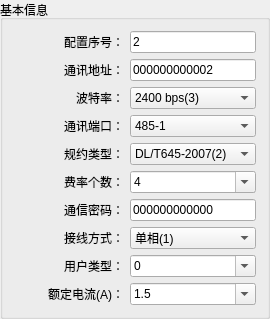
           <widget class="QGroupBox" name="groupBox_Basic_object">
            <property name="maximumSize">
             <size>
              <width>300</width>
              <height>16777215</height>
             </size>
            </property>
            <property name="title">
             <string>基本信息</string>
            </property>
            <layout class="QVBoxLayout" name="verticalLayout_25">
             <item>
              <layout class="QHBoxLayout" name="horizontalLayout_155">
               <item>
                <widget class="QLabel" name="label_cfg_no">
                 <property name="sizePolicy">
                  <sizepolicy hsizetype="Fixed" vsizetype="Preferred">
                   <horstretch>0</horstretch>
                   <verstretch>0</verstretch>
                  </sizepolicy>
                 </property>
                 <property name="minimumSize">
                  <size>
                   <width>110</width>
                   <height>0</height>
                  </size>
                 </property>
                 <property name="maximumSize">
                  <size>
                   <width>110</width>
                   <height>16777215</height>
                  </size>
                 </property>
                 <property name="text">
                  <string>配置序号：</string>
                 </property>
                 <property name="alignment">
                  <set>Qt::AlignRight|Qt::AlignTrailing|Qt::AlignVCenter</set>
                 </property>
                </widget>
               </item>
               <item>
                <widget class="QLineEdit" name="lineEdit_cfg_no">
                 <property name="sizePolicy">
                  <sizepolicy hsizetype="Minimum" vsizetype="Fixed">
                   <horstretch>0</horstretch>
                   <verstretch>0</verstretch>
                  </sizepolicy>
                 </property>
                 <property name="minimumSize">
                  <size>
                   <width>100</width>
                   <height>0</height>
                  </size>
                 </property>
                 <property name="maximumSize">
                  <size>
                   <width>16777215</width>
                   <height>16777215</height>
                  </size>
                 </property>
                 <property name="sizeIncrement">
                  <size>
                   <width>150</width>
                   <height>0</height>
                  </size>
                 </property>
                 <property name="baseSize">
                  <size>
                   <width>150</width>
                   <height>0</height>
                  </size>
                 </property>
                 <property name="text">
                  <string>2</string>
                 </property>
                 <property name="maxLength">
                  <number>4</number>
                 </property>
                </widget>
               </item>
              </layout>
             </item>
             <item>
              <layout class="QHBoxLayout" name="horizontalLayout_3">
               <item>
                <widget class="QLabel" name="label_maddr">
                 <property name="sizePolicy">
                  <sizepolicy hsizetype="Fixed" vsizetype="Preferred">
                   <horstretch>0</horstretch>
                   <verstretch>0</verstretch>
                  </sizepolicy>
                 </property>
                 <property name="minimumSize">
                  <size>
                   <width>110</width>
                   <height>0</height>
                  </size>
                 </property>
                 <property name="maximumSize">
                  <size>
                   <width>110</width>
                   <height>16777215</height>
                  </size>
                 </property>
                 <property name="text">
                  <string>通讯地址：</string>
                 </property>
                 <property name="alignment">
                  <set>Qt::AlignRight|Qt::AlignTrailing|Qt::AlignVCenter</set>
                 </property>
                </widget>
               </item>
               <item>
                <widget class="QLineEdit" name="lineEdit_maddr">
                 <property name="sizePolicy">
                  <sizepolicy hsizetype="Minimum" vsizetype="Fixed">
                   <horstretch>0</horstretch>
                   <verstretch>0</verstretch>
                  </sizepolicy>
                 </property>
                 <property name="minimumSize">
                  <size>
                   <width>100</width>
                   <height>0</height>
                  </size>
                 </property>
                 <property name="maximumSize">
                  <size>
                   <width>16777215</width>
                   <height>16777215</height>
                  </size>
                 </property>
                 <property name="sizeIncrement">
                  <size>
                   <width>150</width>
                   <height>0</height>
                  </size>
                 </property>
                 <property name="baseSize">
                  <size>
                   <width>150</width>
                   <height>0</height>
                  </size>
                 </property>
                 <property name="text">
                  <string>000000000002</string>
                 </property>
                 <property name="maxLength">
                  <number>12</number>
                 </property>
                </widget>
               </item>
              </layout>
             </item>
             <item>
              <layout class="QHBoxLayout" name="horizontalLayout_67">
               <item>
                <widget class="QLabel" name="label_baudrate">
                 <property name="sizePolicy">
                  <sizepolicy hsizetype="Fixed" vsizetype="Preferred">
                   <horstretch>0</horstretch>
                   <verstretch>0</verstretch>
                  </sizepolicy>
                 </property>
                 <property name="minimumSize">
                  <size>
                   <width>110</width>
                   <height>0</height>
                  </size>
                 </property>
                 <property name="maximumSize">
                  <size>
                   <width>110</width>
                   <height>16777215</height>
                  </size>
                 </property>
                 <property name="text">
                  <string>波特率：</string>
                 </property>
                 <property name="alignment">
                  <set>Qt::AlignRight|Qt::AlignTrailing|Qt::AlignVCenter</set>
                 </property>
                </widget>
               </item>
               <item>
                <widget class="QComboBox" name="comboBox_baudrate">
                 <property name="currentIndex">
                  <number>3</number>
                 </property>
                 <item>
                  <property name="text">
                   <string>300 bps(0)</string>
                  </property>
                 </item>
                 <item>
                  <property name="text">
                   <string>600 bps(1)</string>
                  </property>
                 </item>
                 <item>
                  <property name="text">
                   <string>1200 bps(2)</string>
                  </property>
                 </item>
                 <item>
                  <property name="text">
                   <string>2400 bps(3)</string>
                  </property>
                 </item>
                 <item>
                  <property name="text">
                   <string>4800 bps(4)</string>
                  </property>
                 </item>
                 <item>
                  <property name="text">
                   <string>7200 bps(5)</string>
                  </property>
                 </item>
                 <item>
                  <property name="text">
                   <string>9600 bps(6)</string>
                  </property>
                 </item>
                 <item>
                  <property name="text">
                   <string>19200 bps(7)</string>
                  </property>
                 </item>
                 <item>
                  <property name="text">
                   <string>38400 bps(8)</string>
                  </property>
                 </item>
                 <item>
                  <property name="text">
                   <string>57600 bps(9)</string>
                  </property>
                 </item>
                 <item>
                  <property name="text">
                   <string>115200 bps(10)</string>
                  </property>
                 </item>
                 <item>
                  <property name="text">
                   <string>自适应 (255)</string>
                  </property>
                 </item>
                </widget>
               </item>
              </layout>
             </item>
             <item>
              <layout class="QHBoxLayout" name="horizontalLayout_69">
               <item>
                <widget class="QLabel" name="label_port">
                 <property name="sizePolicy">
                  <sizepolicy hsizetype="Fixed" vsizetype="Preferred">
                   <horstretch>0</horstretch>
                   <verstretch>0</verstretch>
                  </sizepolicy>
                 </property>
                 <property name="minimumSize">
                  <size>
                   <width>110</width>
                   <height>0</height>
                  </size>
                 </property>
                 <property name="maximumSize">
                  <size>
                   <width>110</width>
                   <height>16777215</height>
                  </size>
                 </property>
                 <property name="text">
                  <string>通讯端口：</string>
                 </property>
                 <property name="alignment">
                  <set>Qt::AlignRight|Qt::AlignTrailing|Qt::AlignVCenter</set>
                 </property>
                </widget>
               </item>
               <item>
                <widget class="QComboBox" name="comboBox_port">
                 <property name="currentIndex">
                  <number>0</number>
                 </property>
                 <item>
                  <property name="text">
                   <string>485-1</string>
                  </property>
                 </item>
                 <item>
                  <property name="text">
                   <string>485-2</string>
                  </property>
                 </item>
                 <item>
                  <property name="text">
                   <string>PLC</string>
                  </property>
                 </item>
                 <item>
                  <property name="text">
                   <string>交采</string>
                  </property>
                 </item>
                </widget>
               </item>
              </layout>
             </item>
             <item>
              <layout class="QHBoxLayout" name="horizontalLayout_68">
               <item>
                <widget class="QLabel" name="label_ptl">
                 <property name="sizePolicy">
                  <sizepolicy hsizetype="Fixed" vsizetype="Preferred">
                   <horstretch>0</horstretch>
                   <verstretch>0</verstretch>
                  </sizepolicy>
                 </property>
                 <property name="minimumSize">
                  <size>
                   <width>110</width>
                   <height>0</height>
                  </size>
                 </property>
                 <property name="maximumSize">
                  <size>
                   <width>110</width>
                   <height>16777215</height>
                  </size>
                 </property>
                 <property name="text">
                  <string>规约类型：</string>
                 </property>
                 <property name="alignment">
                  <set>Qt::AlignRight|Qt::AlignTrailing|Qt::AlignVCenter</set>
                 </property>
                </widget>
               </item>
               <item>
                <widget class="QComboBox" name="comboBox_ptl">
                 <property name="currentIndex">
                  <number>2</number>
                 </property>
                 <item>
                  <property name="text">
                   <string>未知(0)</string>
                  </property>
                 </item>
                 <item>
                  <property name="text">
                   <string>DL/T645-1997(1)</string>
                  </property>
                 </item>
                 <item>
                  <property name="text">
                   <string>DL/T645-2007(2)</string>
                  </property>
                 </item>
                 <item>
                  <property name="text">
                   <string>DL/T698.45(3)</string>
                  </property>
                 </item>
                 <item>
                  <property name="text">
                   <string>CJ/T 188-2004(4)</string>
                  </property>
                 </item>
                </widget>
               </item>
              </layout>
             </item>
             <item>
              <layout class="QHBoxLayout" name="horizontalLayout_75">
               <item>
                <widget class="QLabel" name="label_rate">
                 <property name="sizePolicy">
                  <sizepolicy hsizetype="Fixed" vsizetype="Preferred">
                   <horstretch>0</horstretch>
                   <verstretch>0</verstretch>
                  </sizepolicy>
                 </property>
                 <property name="minimumSize">
                  <size>
                   <width>110</width>
                   <height>0</height>
                  </size>
                 </property>
                 <property name="maximumSize">
                  <size>
                   <width>110</width>
                   <height>16777215</height>
                  </size>
                 </property>
                 <property name="font">
                  <font>
                   <family>Agency FB</family>
                   <pointsize>9</pointsize>
                  </font>
                 </property>
                 <property name="text">
                  <string>费率个数：</string>
                 </property>
                 <property name="alignment">
                  <set>Qt::AlignRight|Qt::AlignTrailing|Qt::AlignVCenter</set>
                 </property>
                </widget>
               </item>
               <item>
                <widget class="QComboBox" name="comboBox_rate">
                 <property name="editable">
                  <bool>true</bool>
                 </property>
                 <property name="maxCount">
                  <number>8</number>
                 </property>
                 <item>
                  <property name="text">
                   <string>4</string>
                  </property>
                 </item>
                </widget>
               </item>
              </layout>
             </item>
             <item>
              <layout class="QHBoxLayout" name="horizontalLayout_70">
               <item>
                <widget class="QLabel" name="label_pwd">
                 <property name="sizePolicy">
                  <sizepolicy hsizetype="Fixed" vsizetype="Preferred">
                   <horstretch>0</horstretch>
                   <verstretch>0</verstretch>
                  </sizepolicy>
                 </property>
                 <property name="minimumSize">
                  <size>
                   <width>110</width>
                   <height>0</height>
                  </size>
                 </property>
                 <property name="maximumSize">
                  <size>
                   <width>110</width>
                   <height>16777215</height>
                  </size>
                 </property>
                 <property name="text">
                  <string>通信密码：</string>
                 </property>
                 <property name="alignment">
                  <set>Qt::AlignRight|Qt::AlignTrailing|Qt::AlignVCenter</set>
                 </property>
                </widget>
               </item>
               <item>
                <widget class="QLineEdit" name="comboBox_pwd">
                 <property name="sizePolicy">
                  <sizepolicy hsizetype="Minimum" vsizetype="Fixed">
                   <horstretch>0</horstretch>
                   <verstretch>0</verstretch>
                  </sizepolicy>
                 </property>
                 <property name="minimumSize">
                  <size>
                   <width>100</width>
                   <height>0</height>
                  </size>
                 </property>
                 <property name="maximumSize">
                  <size>
                   <width>16777215</width>
                   <height>16777215</height>
                  </size>
                 </property>
                 <property name="sizeIncrement">
                  <size>
                   <width>150</width>
                   <height>0</height>
                  </size>
                 </property>
                 <property name="baseSize">
                  <size>
                   <width>150</width>
                   <height>0</height>
                  </size>
                 </property>
                 <property name="text">
                  <string>000000000000</string>
                 </property>
                 <property name="maxLength">
                  <number>12</number>
                 </property>
                </widget>
               </item>
              </layout>
             </item>
             <item>
              <layout class="QHBoxLayout" name="horizontalLayout_74">
               <item>
                <widget class="QLabel" name="label_lineMode">
                 <property name="sizePolicy">
                  <sizepolicy hsizetype="Fixed" vsizetype="Preferred">
                   <horstretch>0</horstretch>
                   <verstretch>0</verstretch>
                  </sizepolicy>
                 </property>
                 <property name="minimumSize">
                  <size>
                   <width>110</width>
                   <height>0</height>
                  </size>
                 </property>
                 <property name="maximumSize">
                  <size>
                   <width>110</width>
                   <height>16777215</height>
                  </size>
                 </property>
                 <property name="font">
                  <font>
                   <pointsize>9</pointsize>
                  </font>
                 </property>
                 <property name="text">
                  <string>接线方式：</string>
                 </property>
                 <property name="alignment">
                  <set>Qt::AlignRight|Qt::AlignTrailing|Qt::AlignVCenter</set>
                 </property>
                </widget>
               </item>
               <item>
                <widget class="QComboBox" name="comboBox_lineMode">
                 <property name="currentIndex">
                  <number>1</number>
                 </property>
                 <item>
                  <property name="text">
                   <string>未知(0)</string>
                  </property>
                 </item>
                 <item>
                  <property name="text">
                   <string>单相(1)</string>
                  </property>
                 </item>
                 <item>
                  <property name="text">
                   <string>三相三线(2)</string>
                  </property>
                 </item>
                 <item>
                  <property name="text">
                   <string>三相四线(3)</string>
                  </property>
                 </item>
                </widget>
               </item>
              </layout>
             </item>
             <item>
              <layout class="QHBoxLayout" name="horizontalLayout_71">
               <item>
                <widget class="QLabel" name="label_usrType">
                 <property name="sizePolicy">
                  <sizepolicy hsizetype="Fixed" vsizetype="Preferred">
                   <horstretch>0</horstretch>
                   <verstretch>0</verstretch>
                  </sizepolicy>
                 </property>
                 <property name="minimumSize">
                  <size>
                   <width>110</width>
                   <height>0</height>
                  </size>
                 </property>
                 <property name="maximumSize">
                  <size>
                   <width>110</width>
                   <height>16777215</height>
                  </size>
                 </property>
                 <property name="text">
                  <string>用户类型：</string>
                 </property>
                 <property name="alignment">
                  <set>Qt::AlignRight|Qt::AlignTrailing|Qt::AlignVCenter</set>
                 </property>
                </widget>
               </item>
               <item>
                <widget class="QComboBox" name="comboBox_usrType">
                 <property name="editable">
                  <bool>true</bool>
                 </property>
                 <item>
                  <property name="text">
                   <string>0</string>
                  </property>
                 </item>
                 <item>
                  <property name="text">
                   <string>1</string>
                  </property>
                 </item>
                 <item>
                  <property name="text">
                   <string>2</string>
                  </property>
                 </item>
                 <item>
                  <property name="text">
                   <string>3</string>
                  </property>
                 </item>
                 <item>
                  <property name="text">
                   <string>4</string>
                  </property>
                 </item>
                 <item>
                  <property name="text">
                   <string>5</string>
                  </property>
                 </item>
                 <item>
                  <property name="text">
                   <string>6</string>
                  </property>
                 </item>
                 <item>
                  <property name="text">
                   <string>7</string>
                  </property>
                 </item>
                 <item>
                  <property name="text">
                   <string>8</string>
                  </property>
                 </item>
                 <item>
                  <property name="text">
                   <string>9</string>
                  </property>
                 </item>
                </widget>
               </item>
              </layout>
             </item>
             <item>
              <layout class="QHBoxLayout" name="horizontalLayout_73">
               <item>
                <widget class="QLabel" name="label_stdA">
                 <property name="sizePolicy">
                  <sizepolicy hsizetype="Fixed" vsizetype="Preferred">
                   <horstretch>0</horstretch>
                   <verstretch>0</verstretch>
                  </sizepolicy>
                 </property>
                 <property name="minimumSize">
                  <size>
                   <width>110</width>
                   <height>0</height>
                  </size>
                 </property>
                 <property name="maximumSize">
                  <size>
                   <width>110</width>
                   <height>16777215</height>
                  </size>
                 </property>
                 <property name="font">
                  <font>
                   <pointsize>9</pointsize>
                  </font>
                 </property>
                 <property name="text">
                  <string>额定电流(A)：</string>
                 </property>
                 <property name="alignment">
                  <set>Qt::AlignRight|Qt::AlignTrailing|Qt::AlignVCenter</set>
                 </property>
                </widget>
               </item>
               <item>
                <widget class="QComboBox" name="comboBox_stdA">
                 <property name="editable">
                  <bool>true</bool>
                 </property>
                 <item>
                  <property name="text">
                   <string>1.5</string>
                  </property>
                 </item>
                 <item>
                  <property name="text">
                   <string>5</string>
                  </property>
                 </item>
                </widget>
               </item>
              </layout>
             </item>
            </layout>
           </widget>
